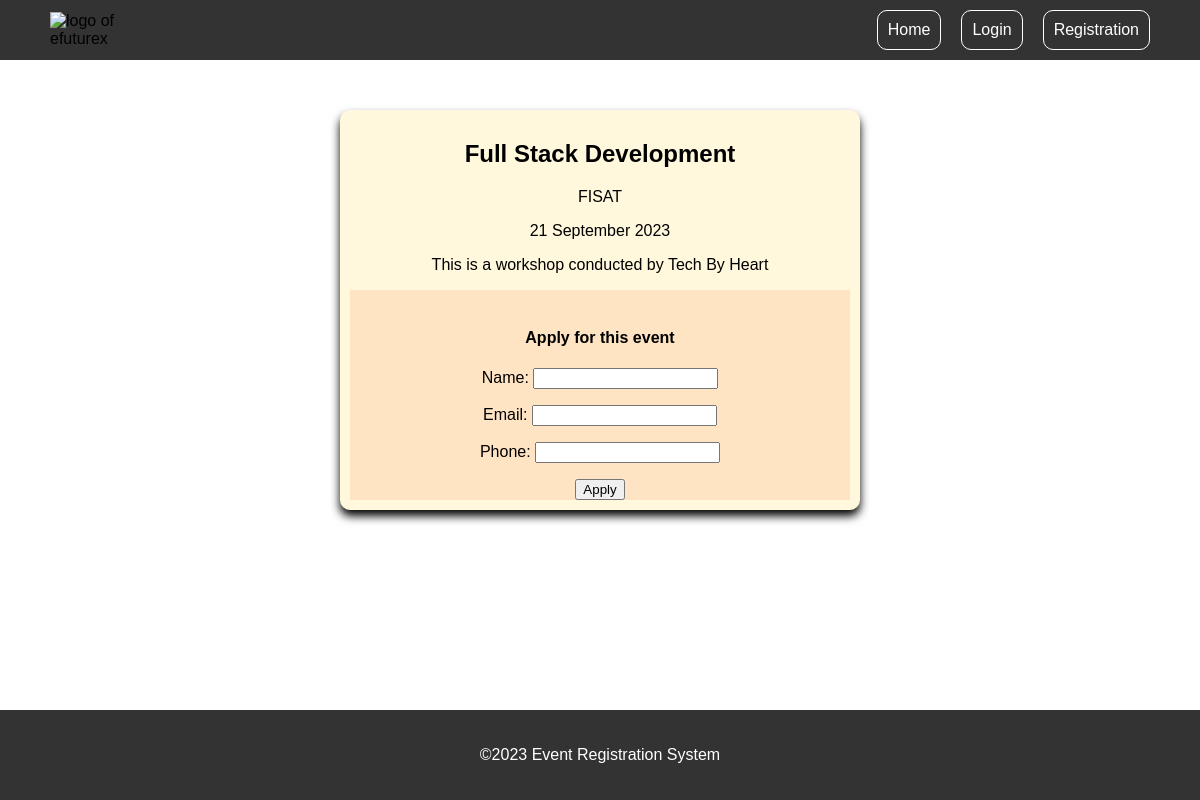
Screenshot of /event-details/2 with the database file from the repository.
### eventapp/models.py (models this page shows, shortened)
class Event(models.Model):
    event_title =models.CharField(max_length=120)
    location =models.CharField(max_length=70)
    date=models.CharField(max_length=120)
    description=models.TextField()

### eventapp/views.py (the view)
# urls.py: path('event-details/<int:pk>',views.eventdetail,name='eventdetail')
def eventdetail(request,pk):
    event_s=Event.objects.get(pk=pk)
    if request.method=='POST':
        form= Applicantform(request.POST)
        if form.is_valid():
            applicant = form.save(commit=False)
            applicant.event = event_s
            applicant.save()
    form=Applicantform()
    context={
        'event' :event_s,
        'form' :form
    }
    return render(request,'eventapp/details.html',context)

### eventapp/forms.py
class Applicantform(forms.ModelForm):
    class Meta:
        model = Applicant
        fields = ['name','email','phone']

### eventapp/templates/eventapp/details.html (shortened to what this page needs)
<!DOCTYPE html>
{% load static %}
<html lang="en">
<head>
    <link rel="stylesheet" href="style.css">
</head>
<body>
    <header>
        <img id="logo" src="https://www.efuturex.com/static/assets/img/EFUTUREX-Logo.png" alt="logo of efuturex">
        <nav>
            <a class="nav-link" href="{% url 'index' %}">Home</a>
            <a class="nav-link" href="">Login</a>
            <a class="nav-link" href="">Registration</a>
            <link rel="stylesheet" href="{% static 'style.css' %}">
        </nav>
    </header>
    <section id="details">
        <div class="details-card">
        <h1>{{event.event_title}}</h1>
        <p>{{event.location}}</p>
        <p>{{event.date}}</p>
        <p>{{event.description}}</p>
        <form action="{% url 'eventdetail' event.pk %}" method="POST" class="apply-form">
            <br>
            <h4>Apply for this event</h4>
            {{form.as_p}}
            <input type="submit" id="Apply" value="Apply"><br>
        </form>
        </div>
    </section>
    <footer>
        <p>©2023 Event Registration System</p>
    </footer>
</body>
</html>

### eventapp/static/style.css (style rules this page uses)
body { margin: 0; padding: 0; font-family: Arial, Helvetica, sans-serif; }
header { background-color: #333; display: flex; justify-content: space-between; align-items: center; padding: 10px 50px 10px 50px; }
#logo { width: 100px; }
nav { display: flex; gap: 20px; }
.nav-link { color: white; text-decoration:none ; border: 1px solid white; padding: 10px; border-radius: 10px; }
#details { display: flex; justify-content: center; gap: 50px; padding: 50px; }
.details-card { text-align: center; background-color:cornsilk; box-shadow: 0px 6px 10px rgba(0, 0, 0, 1); padding: 10px; border-radius: 10px; width: 500px; }
form { background-color:bisque; }
footer { background-color: #333; text-align: center; padding: 20px 0; position:absolute; bottom: 0; width: 100%; }
footer p { color: white; }

### rows the page displays
Event: event_title "Full Stack Development", location "FISAT", date "21 September 2023", description "This is a workshop conducted by Tech By Heart"
